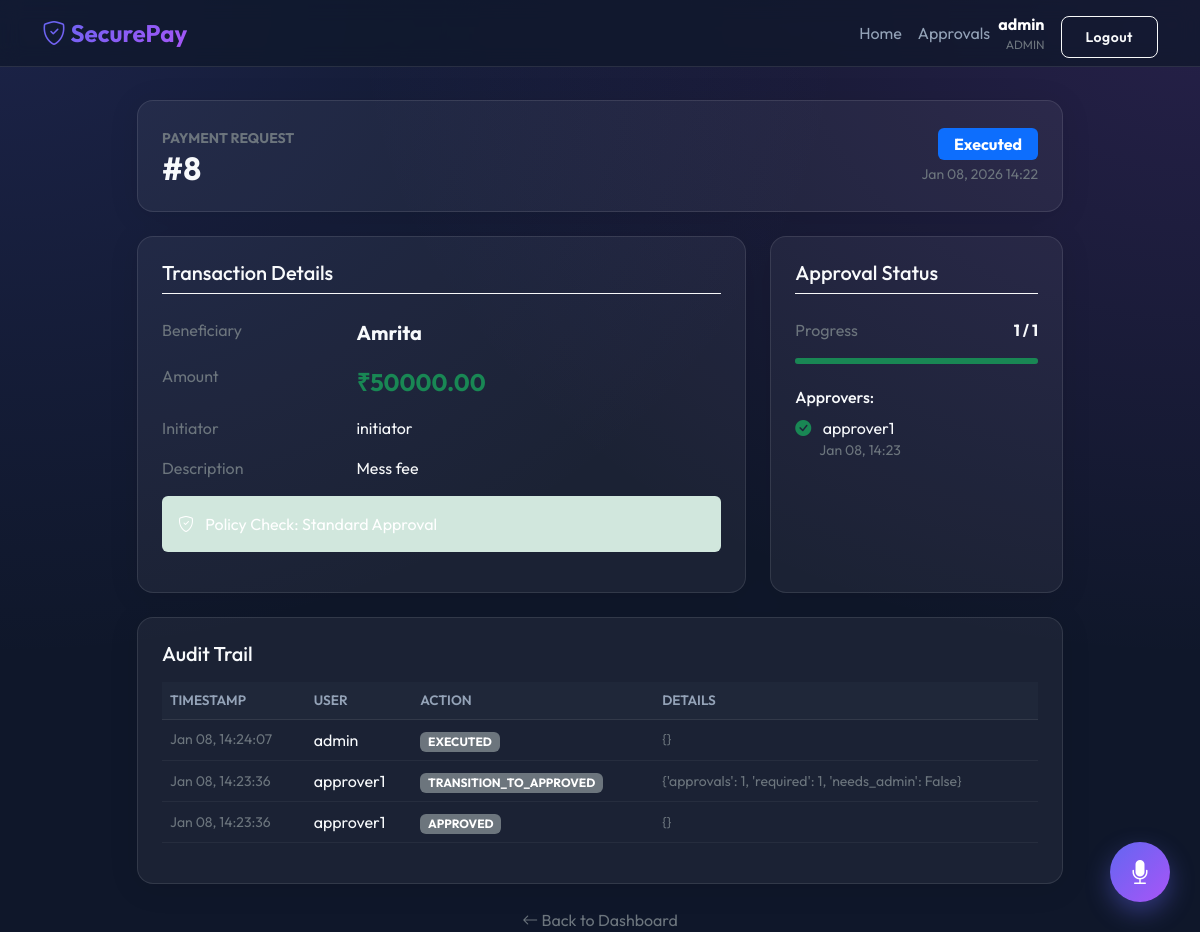
Screenshot of /payment/8/ (signed in) with the database file from the repository.
### payments/models.py (models this page shows, shortened)
class UserProfile(AbstractUser):
    class Role(models.TextChoices):
        INITIATOR = 'INITIATOR', _('Initiator')
        APPROVER = 'APPROVER', _('Approver')
        ADMIN = 'ADMIN', _('Admin')
    role = models.CharField(
        max_length=20,
        choices=Role.choices,
        default=Role.INITIATOR,
    )
    def is_initiator(self):
        return self.role == self.Role.INITIATOR
    def is_approver(self):
        return self.role == self.Role.APPROVER
    def is_admin(self):
        return self.role == self.Role.ADMIN

class PaymentRequest(models.Model):
    class Status(models.TextChoices):
        PENDING = 'PENDING', _('Pending Approval')
        APPROVED = 'APPROVED', _('Ready for Execution')
        REJECTED = 'REJECTED', _('Rejected')
        EXECUTED = 'EXECUTED', _('Executed')
    initiator = models.ForeignKey(UserProfile, on_delete=models.CASCADE, related_name='initiated_payments')
    amount = models.DecimalField(max_digits=12, decimal_places=2)
    beneficiary_name = models.CharField(max_length=255)
    description = models.TextField(blank=True)
    status = models.CharField(
        max_length=20,
        choices=Status.choices,
        default=Status.PENDING,
    )
    created_at = models.DateTimeField(auto_now_add=True)
    updated_at = models.DateTimeField(auto_now=True)

class PaymentApproval(models.Model):
    class Status(models.TextChoices):
        APPROVED = 'APPROVED', _('Approved')
        REJECTED = 'REJECTED', _('Rejected')
    payment = models.ForeignKey(PaymentRequest, on_delete=models.CASCADE, related_name='approvals')
    approver = models.ForeignKey(UserProfile, on_delete=models.PROTECT, related_name='approvals')
    status = models.CharField(max_length=20, choices=Status.choices)
    timestamp = models.DateTimeField(auto_now_add=True)
    class Meta:
        unique_together = ('payment', 'approver')

class AuditLog(models.Model):
    action = models.CharField(max_length=255)
    user = models.ForeignKey(UserProfile, on_delete=models.SET_NULL, null=True)
    payment = models.ForeignKey(PaymentRequest, on_delete=models.CASCADE, null=True, blank=True)
    payload = models.JSONField(default=dict)
    timestamp = models.DateTimeField(auto_now_add=True)
    ip_address = models.GenericIPAddressField(null=True, blank=True)

### payments/views.py (the view)
# urls.py: path('payment/<int:pk>/', views.payment_detail, name='payment_detail'),
@login_required
def payment_detail(request, pk):
    payment = get_object_or_404(PaymentRequest, pk=pk)
    if payment.initiator != request.user and not is_approver_or_admin(request.user):
        messages.error(request, "Access denied.")
        return redirect('payments:home')
    current_approvals = payment.approvals.count()
    required_approvals = get_required_approvals(payment)
    needs_admin = requires_admin_approval(payment)
    user_has_approved = payment.approvals.filter(approver=request.user).exists()
    can_approve = (
        payment.status == PaymentRequest.Status.PENDING and
        is_approver_or_admin(request.user) and
        payment.initiator != request.user and
        not user_has_approved
    )
    can_execute = (
        payment.status == PaymentRequest.Status.APPROVED and
        request.user.role == UserProfile.Role.ADMIN
    )
    return render(request, 'payments/payment_detail.html', {
        'payment': payment,
        'approvals': payment.approvals.all(),
        'audit_logs': payment.auditlog_set.all().order_by('-timestamp'),
        'required_approvals': required_approvals,
        'needs_admin': needs_admin,
        'can_approve': can_approve,
        'can_execute': can_execute,
    })

### payments/policies.py (called while the page is built)
def is_high_value(payment: PaymentRequest) -> bool:
    return payment.amount > HIGH_VALUE_THRESHOLD

def is_new_beneficiary(payment: PaymentRequest) -> bool:
    previous_payments = PaymentRequest.objects.filter(
        beneficiary_name__iexact=payment.beneficiary_name,
        status=PaymentRequest.Status.EXECUTED
    ).exclude(id=payment.id).exists()
    return not previous_payments

def get_required_approvals(payment: PaymentRequest) -> int:
    required = 1
    if is_high_value(payment):
        required += 1 # Needs 2 approvals
    return required

def requires_admin_approval(payment: PaymentRequest) -> bool:
    return is_new_beneficiary(payment)

### payments/views.py (called while the page is built)
def is_approver_or_admin(user):
    return user.is_authenticated and (user.role == UserProfile.Role.APPROVER or user.role == UserProfile.Role.ADMIN)

### templates/payments/payment_detail.html (shortened to what this page needs)
{% extends "base.html" %}
{% block content %}
<div class="row justify-content-center">
  <div class="col-lg-10">
    <div class="glass-card p-4 mb-4">
      <div class="d-flex justify-content-between align-items-center">
        <div>
          <small class="text-secondary text-uppercase fw-bold">Payment Request</small>
          <h2 class="mb-0 fw-bold">#{{ payment.id }}</h2>
        </div>
        <div class="text-end">
          <span
            class="badge {% if payment.status == 'APPROVED' %}bg-success{% elif payment.status == 'REJECTED' %}bg-danger{% elif payment.status == 'EXECUTED' %}bg-primary{% else %}bg-warning text-dark{% endif %} fs-6 px-3 py-2">
            {{ payment.get_status_display }}
          </span>
          <div class="small text-secondary mt-1">{{ payment.created_at|date:"M d, Y H:i" }}</div>
        </div>
      </div>
    </div>
    <div class="row g-4 mb-4">
      <div class="col-md-8">
        <div class="glass-card p-4 h-100">
          <h5 class="mb-4 border-bottom border-light pb-2">Transaction Details</h5>
          <div class="row mb-3">
            <div class="col-sm-4 text-secondary">Beneficiary</div>
            <div class="col-sm-8 fw-bold fs-5">{{ payment.beneficiary_name }}</div>
          </div>
          <div class="row mb-3">
            <div class="col-sm-4 text-secondary">Amount</div>
            <div class="col-sm-8 text-success fw-bold fs-4">₹{{ payment.amount }}</div>
          </div>
          <div class="row mb-3">
            <div class="col-sm-4 text-secondary">Initiator</div>
            <div class="col-sm-8">{{ payment.initiator.username }}</div>
          </div>
          <div class="row mb-3">
            <div class="col-sm-4 text-secondary">Description</div>
            <div class="col-sm-8 text-light">{{ payment.description }}</div>
          </div>
          <div
            class="alert {% if needs_admin %}alert-warning{% else %}alert-success{% endif %} bg-opacity-10 border-0 text-white mt-3">
            <i class="bi {% if needs_admin %}bi-shield-lock{% else %}bi-shield-check{% endif %} me-2"></i>
            Policy Check:
            {% if needs_admin %}
            <strong>Admin Approval Required</strong> (High Value/New Beneficiary)
            {% else %}
            Standard Approval
            {% endif %}
          </div>
        </div>
      </div>
      <div class="col-md-4">
        <div class="glass-card p-4 h-100">
          <h5 class="mb-4 border-bottom border-light pb-2">Approval Status</h5>
          <div class="d-flex justify-content-between mb-3">
            <span class="text-secondary">Progress</span>
            <span class="fw-bold">{{ payment.approvals.count }} / {{ required_approvals }}</span>
          </div>
          <div class="progress mb-4" style="height: 6px; background: rgba(255,255,255,0.1);">
            <div class="progress-bar bg-success"
              style="width: {% widthratio payment.approvals.count required_approvals 100 %}%"></div>
          </div>
          <h6>Approvers:</h6>
          <ul class="list-unstyled">
            {% for approval in approvals %}
            <li class="mb-2">
              <i class="bi bi-check-circle-fill text-success me-2"></i>
              {{ approval.approver.username }}
              <small class="text-secondary d-block ms-4">{{ approval.timestamp|date:"M d, H:i" }}</small>
            </li>
            {% empty %}
            <li class="text-secondary fst-italic">No approvals yet.</li>
            {% endfor %}
          </ul>
        </div>
      </div>
    </div>
    <div class="glass-card p-4">
      <h5 class="mb-3">Audit Trail</h5>
      <div class="table-responsive">
        <table class="table text-light">
          <thead>
            <tr>
              <th>Timestamp</th>
              <th>User</th>
              <th>Action</th>
              <th>Details</th>
            </tr>
          </thead>
          <tbody>
            {% for log in audit_logs %}
            <tr>
              <td class="text-secondary small">{{ log.timestamp|date:"M d, H:i:s" }}</td>
              <td>{{ log.user.username }}</td>
              <td><span class="badge bg-secondary">{{ log.action }}</span></td>
              <td class="small text-secondary">{{ log.payload }}</td>
            </tr>
            {% endfor %}
          </tbody>
        </table>
      </div>
    </div>
    <div class="mt-4 text-center">
      <a href="{% url 'payments:home' %}" class="text-secondary text-decoration-none">
        <i class="bi bi-arrow-left"></i> Back to Dashboard
      </a>
    </div>
  </div>
</div>
{% endblock %}

### templates/base.html (shortened to what this page needs)
{% load static %}
<!doctype html>
<html lang="en">
<head>
  <link href="https://cdn.jsdelivr.net/npm/bootstrap@5.3.0/dist/css/bootstrap.min.css" rel="stylesheet">
  <link rel="stylesheet" href="https://cdn.jsdelivr.net/npm/bootstrap-icons@1.10.0/font/bootstrap-icons.css">
  <link rel="stylesheet" href="{% static 'css/style.css' %}?v=1">
</head>
<body>
  <nav class="navbar navbar-expand-lg navbar-glass fixed-top">
    <div class="container">
      <a class="navbar-brand" href="{% url 'payments:home' %}">
        <i class="bi bi-shield-check"></i> SecurePay
      </a>
      <div class="collapse navbar-collapse" id="navbarCollapse">
        <ul class="navbar-nav ms-auto mb-2 mb-lg-0 align-items-center">
          <li class="nav-item"><a class="nav-link" href="{% url 'payments:home' %}">Home</a></li>
          {% if user.is_authenticated %}
          {% if user.is_approver or user.is_admin %}
          <li class="nav-item"><a class="nav-link" href="{% url 'payments:pending_approvals' %}">Approvals</a></li>
          {% endif %}
          {% endif %}
        </ul>
        <ul class="navbar-nav">
          {% if user.is_authenticated %}
          <li class="nav-item d-flex align-items-center me-3">
            <div class="d-flex flex-column text-end">
              <span class="text-white fw-bold">{{ user.username }}</span>
              <small class="text-secondary" style="font-size: 0.75rem;">{{ user.role }}</small>
            </div>
          </li>
          <li class="nav-item">
            <form action="{% url 'logout' %}" method="post">
              <button type="submit" class="btn btn-outline-light btn-sm mt-2">Logout</button>
            </form>
          </li>
          {% else %}
          <li class="nav-item"><a class="btn btn-primary btn-sm px-4" href="{% url 'login' %}">Login</a></li>
          {% endif %}
        </ul>
      </div>
    </div>
  </nav>
  <div class="container" style="padding-top: 100px;">
    <div class="fade-in">
      {% block content %}{% endblock %}
    </div>
  </div>
  <div id="voice-assistant-btn" class="voice-fab" title="AI Voice Assistant">
    <i class="bi bi-mic-fill"></i>
  </div>
</body>
</html>

### static/css/style.css (style rules this page uses)
:root { --primary-gradient: linear-gradient(135deg, #6366f1 0%, #a855f7 100%); --glass-bg: rgba(255, 255, 255, 0.05); --glass-border: rgba(255, 255, 255, 0.1); --text-primary: #f8fafc; --text-secondary: #94a3b8; --bg-dark: #0f172a; --success-gradient: linear-gradient(135deg, #10b981 0%, #059669 100%); --danger-gradient: linear-gradient(135deg, #ef4444 0%, #dc2626 100%); }
body { background-color: var(--bg-dark); background-image: radial-gradient(at 0% 0%, rgba(99, 102, 241, 0.15) 0px, transparent 50%), radial-gradient(at 100% 0%, rgba(168, 85, 247, 0.15) 0px, transparent 50%); background-attachment: fixed; color: var(--text-primary); font-family: 'Outfit', sans-serif; min-height: 100vh; }
.table { color: var(--text-primary); border-color: rgba(255, 255, 255, 0.1); }
.table th { color: var(--text-secondary); font-weight: 600; text-transform: uppercase; font-size: 0.85rem; border-bottom-color: rgba(255, 255, 255, 0.1); }
.table td { color: var(--text-primary); border-bottom-color: rgba(255, 255, 255, 0.05); vertical-align: middle; }
.glass-card { background: var(--glass-bg); backdrop-filter: blur(12px); -webkit-backdrop-filter: blur(12px); border: 1px solid var(--glass-border); border-radius: 16px; box-shadow: 0 4px 30px rgba(0, 0, 0, 0.1); }
.navbar-glass { background: rgba(15, 23, 42, 0.7); backdrop-filter: blur(10px); border-bottom: 1px solid var(--glass-border); }
.navbar-brand { font-weight: 700; font-size: 1.5rem; background: var(--primary-gradient); -webkit-background-clip: text; -webkit-text-fill-color: transparent; }
.nav-link { color: var(--text-secondary) !important; transition: color 0.3s; }
.btn { border-radius: 8px; padding: 0.6rem 1.5rem; font-weight: 600; letter-spacing: 0.5px; transition: transform 0.2s, box-shadow 0.2s; }
.table { color: var(--text-primary); --bs-table-bg: transparent; --bs-table-border-color: var(--glass-border); }
.table thead th { background: rgba(255, 255, 255, 0.02); border-bottom: 1px solid var(--glass-border); color: var(--text-secondary); font-weight: 600; text-transform: uppercase; font-size: 0.85rem; }
.voice-fab { position: fixed; bottom: 30px; right: 30px; width: 60px; height: 60px; border-radius: 50%; background: var(--primary-gradient); color: white; display: flex; align-items: center; justify-content: center; font-size: 24px; box-shadow: 0 10px 25px rgba(99, 102, 241, 0.4); cursor: pointer; z-index: 1000; transition: transform 0.3s; }
.fade-in { animation: fadeIn 0.5s ease-out forwards; }

### rows the page displays
UserProfile: username "admin", role "ADMIN"
PaymentRequest: id "8", status "Executed", created_at "Jan 08, 2026 14:22", beneficiary_name "Amrita", amount "50000.00", initiator.username "initiator", description "Mess fee", approvals.count "1"
PaymentApproval: approver.username "approver1", timestamp "Jan 08, 14:23"
AuditLog: timestamp "Jan 08, 14:24:07", user.username "admin", action "EXECUTED", payload "{}"
AuditLog: timestamp "Jan 08, 14:23:36", user.username "approver1", action "TRANSITION_TO_APPROVED", payload "{'approvals': 1, 'required': 1, 'needs_admin': False}"
AuditLog: timestamp "Jan 08, 14:23:36", user.username "approver1", action "APPROVED", payload "{}"

### other values shown
{{ required_approvals }} "1"
